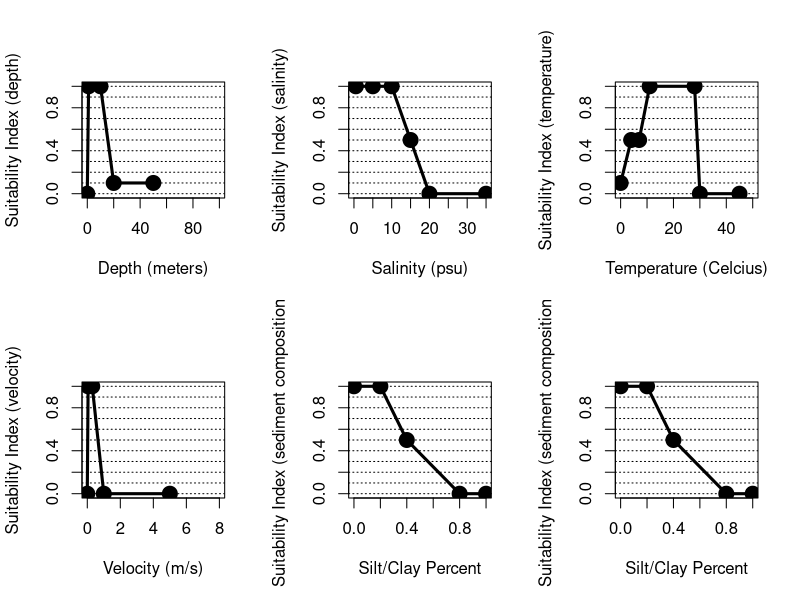
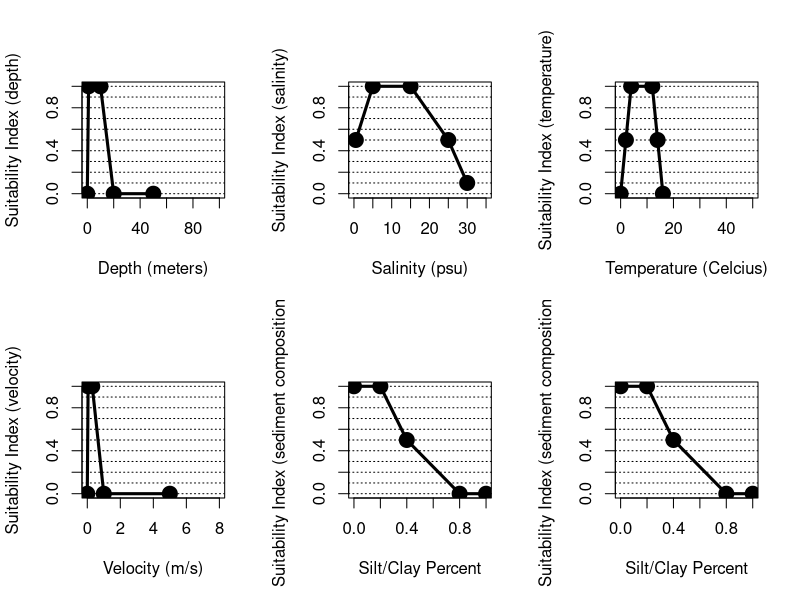

These figures' R source, in order:
## ---- chunk 1
#Create data frame with freshwater tidal submodel
bluebackherring.spawning <- data.frame(matrix(NA,nrow=7,ncol=12))
colnames(bluebackherring.spawning) <- c("depth","depth.SIV","salinity", "salinity.SIV", "temp.C", "temp.C.SIV","velocity","velocity.SIV","silt.clay.per","silt.clay.SIV","tubidity","turbidity.SIV")

bluebackherring.spawning$depth <- c(0,1,10,20,50,NA,NA)
bluebackherring.spawning$depth.SIV <- c(0,1,1,0.1,0.1,NA,NA)
bluebackherring.spawning$salinity <- c(0.5,5,10,15,20,35,NA)
bluebackherring.spawning$salinity.SIV <- c(1,1,1,0.5,0,0,NA)
bluebackherring.spawning$temp.C <- c(0,4,7,11,28,30,45)
bluebackherring.spawning$temp.C.SIV <- c(0.1,0.5,0.5,1,1,0,0)
bluebackherring.spawning$velocity <- c(0,0.05,0.3,1,5,NA,NA)
bluebackherring.spawning$velocity.SIV <- c(0,1,1,0,0,NA,NA)
bluebackherring.spawning$silt.clay.per <- c(0,0.2,0.4,0.8,1,NA,NA)
bluebackherring.spawning$silt.clay.SIV <- c(1,1,0.5,0,0,NA,NA)
bluebackherring.spawning$tubidity <- c(0,0.2,0.4,0.8,1,NA,NA)
bluebackherring.spawning$turbidity.SIV <- c(1,1,0.5,0,0,NA,NA)

##########
#Create summary figure for fresh.tid submodel
par(mfrow=c(2,3), cex=1.0)

  #Depth
  plot(bluebackherring.spawning$depth, bluebackherring.spawning$depth.SIV, xlim=c(0,100), ylim=c(0,1), type="l", xlab="Depth (meters)", ylab="Suitability Index (depth)")
  abline(h=seq(0,1,0.1), lty=3)
  points(bluebackherring.spawning$depth, bluebackherring.spawning$depth.SIV, pch=19, cex=2)
  lines(bluebackherring.spawning$depth, bluebackherring.spawning$depth.SIV, lwd=3)
  
  #salinity.
  plot(bluebackherring.spawning$salinity, bluebackherring.spawning$salinity.SIV, xlim=c(0,35), ylim=c(0,1), type="l",
       xlab="Salinity (psu)", ylab="Suitability Index (salinity)")
  abline(h=seq(0,1,0.1), lty=3)
  points(bluebackherring.spawning$salinity, bluebackherring.spawning$salinity.SIV, pch=19, cex=2)
  lines(bluebackherring.spawning$salinity, bluebackherring.spawning$salinity.SIV, lwd=3)
  
  #temperature
  plot(bluebackherring.spawning$temp.C, bluebackherring.spawning$temp.C.SIV, xlim=c(0,50), ylim=c(0,1), type="l",
       xlab="Temperature (Celcius)", ylab="Suitability Index (temperature)")
  abline(h=seq(0,1,0.1), lty=3)
  points(bluebackherring.spawning$temp.C, bluebackherring.spawning$temp.C.SIV, pch=19, cex=2)
  lines(bluebackherring.spawning$temp.C, bluebackherring.spawning$temp.C.SIV, lwd=3)
  
  #velocity
  plot(bluebackherring.spawning$velocity, bluebackherring.spawning$velocity.SIV, xlim=c(0,8), ylim=c(0,1), type="l",
       xlab="Velocity (m/s)", ylab="Suitability Index (velocity)")
  abline(h=seq(0,1,0.1), lty=3)
  points(bluebackherring.spawning$velocity, bluebackherring.spawning$velocity.SIV, pch=19, cex=2)
  lines(bluebackherring.spawning$velocity, bluebackherring.spawning$velocity.SIV, lwd=3)
  
  #silt/clay percentage
  plot(bluebackherring.spawning$silt.clay.per, bluebackherring.spawning$silt.clay.SIV, xlim=c(0,1), ylim=c(0,1), type="l",
       xlab="Silt/Clay Percent", ylab="Suitability Index (sediment composition)")
  abline(h=seq(0,1,0.1), lty=3)
  points(bluebackherring.spawning$silt.clay.per, bluebackherring.spawning$silt.clay.SIV, pch=19, cex=2)
  lines(bluebackherring.spawning$silt.clay.per, bluebackherring.spawning$silt.clay.SIV, lwd=3)
  
   #turbidity
  plot(bluebackherring.spawning$silt.clay.per, bluebackherring.spawning$silt.clay.SIV, xlim=c(0,1), ylim=c(0,1), type="l",
       xlab="Silt/Clay Percent", ylab="Suitability Index (sediment composition)")
  abline(h=seq(0,1,0.1), lty=3)
  points(bluebackherring.spawning$silt.clay.per, bluebackherring.spawning$silt.clay.SIV, pch=19, cex=2)
  lines(bluebackherring.spawning$silt.clay.per, bluebackherring.spawning$silt.clay.SIV, lwd=3)
## ---- chunk 2
#Create data frame with freshwater tidal submodel
bluebackherring.juv <- data.frame(matrix(NA,nrow=6,ncol=12))
colnames(bluebackherring.juv) <- c("depth","depth.SIV","salinity", "salinity.SIV", "temp.C", "temp.C.SIV","velocity","velocity.SIV","silt.clay.per","silt.clay.SIV","tubidity","turbidity.SIV")

bluebackherring.juv$depth <- c(0,1,10,20,50,NA)
bluebackherring.juv$depth.SIV <- c(0,1,1,0,0,NA)
bluebackherring.juv$salinity <- c(0.5,5,15,25,30,NA)
bluebackherring.juv$salinity.SIV <- c(0.5,1,1,0.5,0.1,NA)
bluebackherring.juv$temp.C <- c(0,2,4,12,14,16)
bluebackherring.juv$temp.C.SIV <- c(0,0.5,1,1,0.5,0)
bluebackherring.juv$velocity <- c(0,0.05,0.3,1,5,NA)
bluebackherring.juv$velocity.SIV <- c(0,1,1,0,0,NA)
bluebackherring.juv$silt.clay.per <- c(0,0.2,0.4,0.8,1,NA)
bluebackherring.juv$silt.clay.SIV <- c(1,1,0.5,0,0,NA)
bluebackherring.juv$tubidity <- c(0,0.2,0.4,0.8,1,NA)
bluebackherring.juv$turbidity.SIV <- c(1,1,0.5,0,0,NA)

##########
#Create summary figure for fresh.tid submodel
par(mfrow=c(2,3), cex=1.0)

  #Depth
  plot(bluebackherring.juv$depth, bluebackherring.juv$depth.SIV, xlim=c(0,100), ylim=c(0,1), type="l", xlab="Depth (meters)", ylab="Suitability Index (depth)")
  abline(h=seq(0,1,0.1), lty=3)
  points(bluebackherring.juv$depth, bluebackherring.juv$depth.SIV, pch=19, cex=2)
  lines(bluebackherring.juv$depth, bluebackherring.juv$depth.SIV, lwd=3)
  
  #salinity.
  plot(bluebackherring.juv$salinity, bluebackherring.juv$salinity.SIV, xlim=c(0,35), ylim=c(0,1), type="l",
       xlab="Salinity (psu)", ylab="Suitability Index (salinity)")
  abline(h=seq(0,1,0.1), lty=3)
  points(bluebackherring.juv$salinity, bluebackherring.juv$salinity.SIV, pch=19, cex=2)
  lines(bluebackherring.juv$salinity, bluebackherring.juv$salinity.SIV, lwd=3)
  
  #temperature
  plot(bluebackherring.juv$temp.C, bluebackherring.juv$temp.C.SIV, xlim=c(0,50), ylim=c(0,1), type="l",
       xlab="Temperature (Celcius)", ylab="Suitability Index (temperature)")
  abline(h=seq(0,1,0.1), lty=3)
  points(bluebackherring.juv$temp.C, bluebackherring.juv$temp.C.SIV, pch=19, cex=2)
  lines(bluebackherring.juv$temp.C, bluebackherring.juv$temp.C.SIV, lwd=3)
  
  #velocity
  plot(bluebackherring.juv$velocity, bluebackherring.juv$velocity.SIV, xlim=c(0,8), ylim=c(0,1), type="l",
       xlab="Velocity (m/s)", ylab="Suitability Index (velocity)")
  abline(h=seq(0,1,0.1), lty=3)
  points(bluebackherring.juv$velocity, bluebackherring.juv$velocity.SIV, pch=19, cex=2)
  lines(bluebackherring.juv$velocity, bluebackherring.juv$velocity.SIV, lwd=3)
  
  #silt/clay percentage
  plot(bluebackherring.juv$silt.clay.per, bluebackherring.juv$silt.clay.SIV, xlim=c(0,1), ylim=c(0,1), type="l",
       xlab="Silt/Clay Percent", ylab="Suitability Index (sediment composition)")
  abline(h=seq(0,1,0.1), lty=3)
  points(bluebackherring.juv$silt.clay.per, bluebackherring.juv$silt.clay.SIV, pch=19, cex=2)
  lines(bluebackherring.juv$silt.clay.per, bluebackherring.juv$silt.clay.SIV, lwd=3)
  
   #turbidity
  plot(bluebackherring.juv$silt.clay.per, bluebackherring.juv$silt.clay.SIV, xlim=c(0,1), ylim=c(0,1), type="l",
       xlab="Silt/Clay Percent", ylab="Suitability Index (sediment composition)")
  abline(h=seq(0,1,0.1), lty=3)
  points(bluebackherring.juv$silt.clay.per, bluebackherring.juv$silt.clay.SIV, pch=19, cex=2)
  lines(bluebackherring.juv$silt.clay.per, bluebackherring.juv$silt.clay.SIV, lwd=3)
